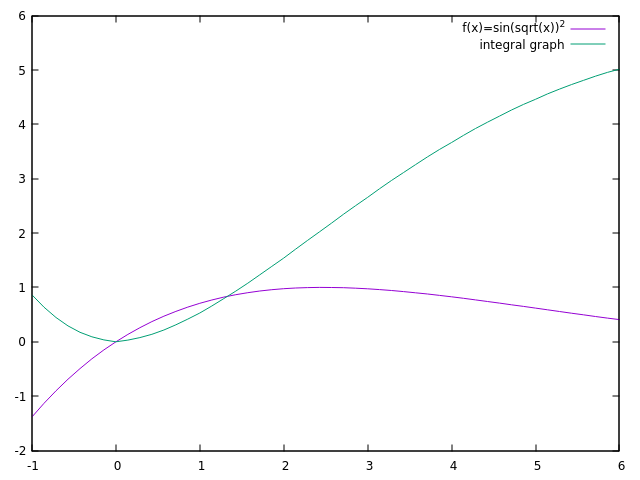

Write the gnuplot code that produced this figure.
f(x)=sin(sqrt(x))*sin(sqrt(x))
delta = 0.2
integral_f(x)=(x>0)?integral1a(x):-integral1b(x)
integral1a(x)=(x<=0)?0:(integral1a(x-delta)+delta*f(x))
integral1b(x)=(x>=0)?0:(integral1b(x+delta)+delta*f(x))

integral2_f(x,y)=(xy)?0:(integral2(x+delta,y)+delta*f(x))

set autoscale
set samples 50
plot[-1:6] f(x) title "f(x)=sin(sqrt(x))^2", 2/sqrt(pi)*integral_f(x) title "integral graph"
